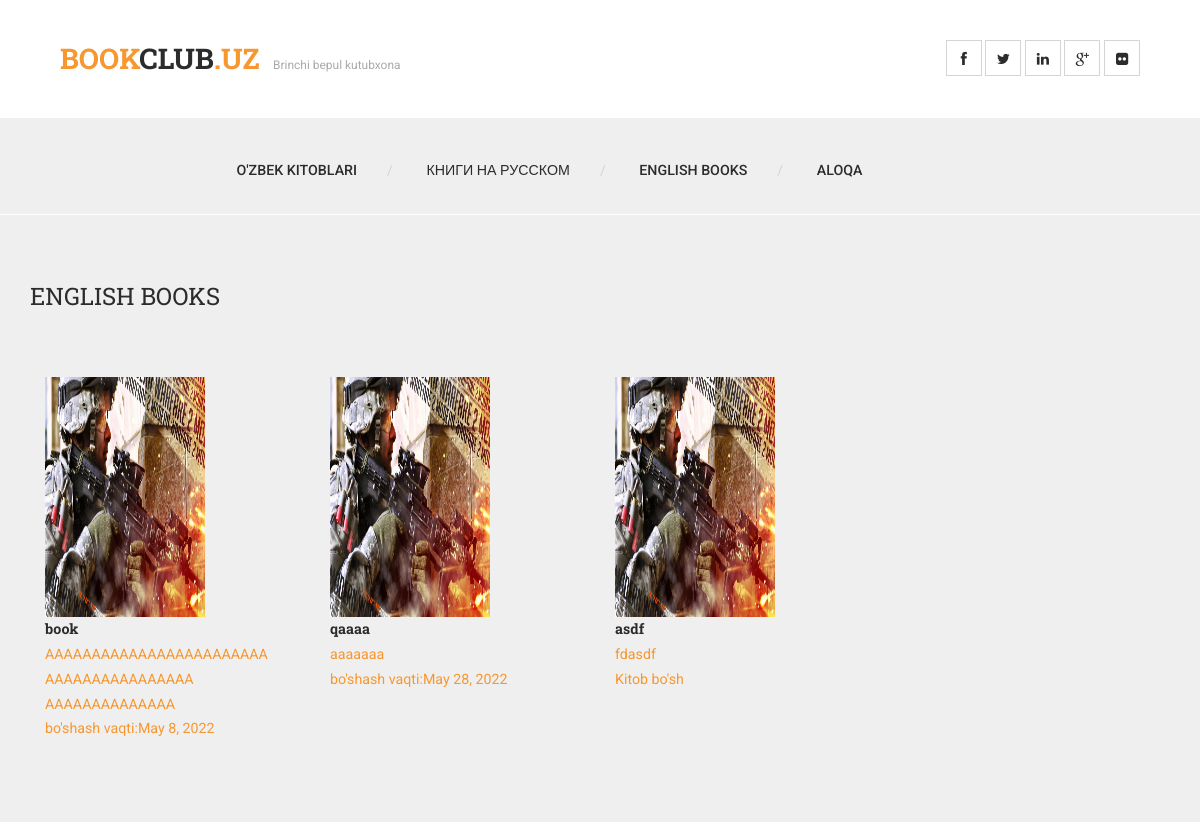
The app's page /eng, older data.
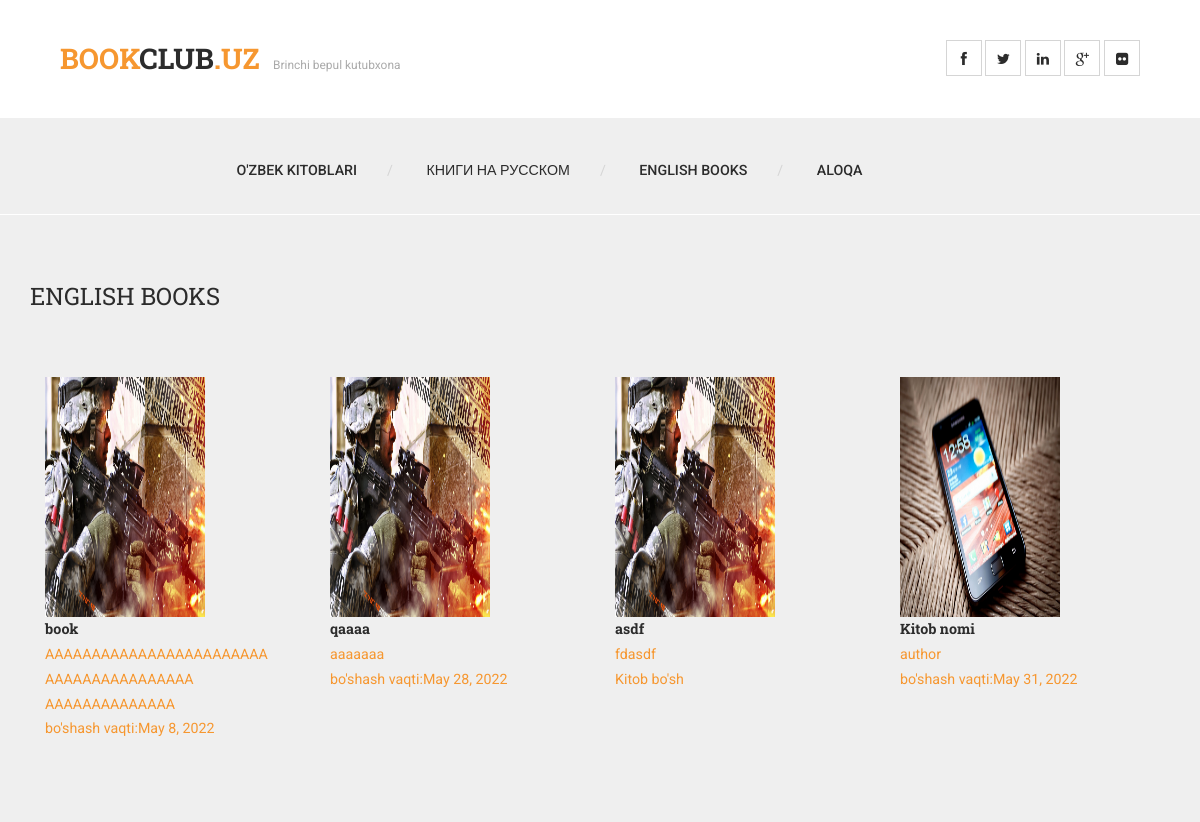
The same page, newer data.
### viewbooks/models.py (models this page shows, shortened)
class EngBooksModel(models.Model):
    title = models.CharField(max_length=255, blank=True, null=True)
    body = models.TextField(blank=True, null=True)
    image = models.ImageField(upload_to=upload_location, blank=True, null=True)
    b_date = models.DateField(blank=True, null=True)
    free = models.NullBooleanField(null=True)
    @property
    def imageURL(self):
        try:
            url = str(self.image.url)
        except:
            url = ''
        return url

### viewbooks/views.py (the view)
# urls.py: path('eng', EngBooksView.as_view(), name='eng'),
class EngBooksView(ListView):
    model = EngBooksModel
    template_name = 'eng.html'
    context_object_name = 'eng_list'

### viewbooks/templates/eng.html (shortened to what this page needs)
{% extends 'base.html' %}
{% load static %}
{% block content %}
<div class="content-wrapper">
	<div class="inner-container container">
		<div class="row">
			<div class="section-header col-md-12">
				<h2>English books</h2>
			</div>
		</div>
		{% for uzb in eng_list %}
	<a href= {% url 'books:engdetail' uzb.id %}>
		<div id="tm-gallery-page-pizza" class="tm-gallery-page">
			<article class="col-lg-3 col-md-4 col-sm-6 col-12 tm-gallery-item">
				<figure>
					<img src={{uzb.imageURL}} alt="Image" class="img-fluid tm-gallery-img" height=240 width=160 />
					<figcaption>
						<h4 class="tm-gallery-title">{{uzb.title}}</h4>
						<p class="tm-gallery-description">{{uzb.body}}</p>
						{% if uzb.free %}<p class="tm-gallery-price"  >Kitob bo'sh</p>
						{% else %}<p class="tm-gallery-price">bo'shash vaqti:{{uzb.b_date}}</p>
						{% endif %}
					</figcaption>
				</figure>
			</article>
		</div>
	</a>
		{% endfor %}
		<div class="row">
			<div class="col-md-12">
			</div>
		</div>
	</div>
</div>
{% endblock content %}

### templates/base.html
{% load static %}
{% include 'snippets/header.html' %}
{% block content %}
{% endblock content %}
{% include 'snippets/footer.html' %}

### templates/snippets/header.html (shortened to what this page needs)
<!DOCTYPE html>
{% load static %}
 <html class="no-js">
    <head>
        <link rel="stylesheet" href=" {% static 'css/bootstrap.css' %} ">
        <link rel="stylesheet" href="{% static 'css/font-awesome.css' %} ">
        <link rel="stylesheet" href="{% static 'css/animate.css' %} ">
        <link rel="stylesheet" href="{% static 'css/templatemo-misc.css' %} ">
        <link rel="stylesheet" href="{% static 'css/templatemo-style.css' %}">
    </head>
    <body>
        <header class="site-header container-fluid">
            <div class="top-header">
                <div class="logo col-md-6 col-sm-6">
                    <h1><a href="{% url 'books:uzb' %}"><em>BOOK</em>CLUB<em>.UZ</em></a></h1>
                    <span>Brinchi bepul kutubxona</span>
                </div>
                <div class="social-top col-md-6 col-sm-6">
                    <ul>
                        <li><a href="#" class="fa fa-facebook"></a></li>
                        <li><a href="#" class="fa fa-twitter"></a></li>
                        <li><a href="#" class="fa fa-linkedin"></a></li>
                        <li><a href="#" class="fa fa-google-plus"></a></li>
                        <li><a href="#" class="fa fa-flickr"></a></li>
                    </ul>
                </div>
            </div>
            <div class="main-header">
                <div class="row">
                    <div class="menu-wrapper col-md-9 col-sm-6 col-xs-4">
                        <ul class="sf-menu hidden-xs hidden-sm">
                            <li><a href="{% url 'books:uzb' %}">O'zbek kitoblari</a></li>
                            <li><a href="{% url 'books:rus' %}">Книги на русском</a></li>
                            <li><a href="{% url 'books:eng' %}">English books</a></li>
                            <li><a href="#" >Aloqa</a></li>
                        </ul>
                    </div>
                </div>
            </div>
        </header>

### templates/snippets/footer.html (shortened to what this page needs)
{% load static %}
</body>
</html>

### static/css/templatemo-style.css (style rules this page uses)
html, body, div, span, applet, object, iframe, h1, h2, h3, h4, h5, h6, p, blockquote, pre, a, abbr, acronym, address, big, cite, code, del, dfn, em, img, ins, kbd, q, s, samp, small, strike, strong, sub, sup, tt, var, b, u, i, center, dl, dt, dd, ol, ul, li, fieldset, form, label, legend, table, caption, tbody, tfoot, thead, tr, th, td, article, aside, canvas, details, embed, figure, figcaption, footer, header, hgroup, menu, nav, output, ruby, section, summary, time, mark, audio, video { margin: 0; padding: 0; border: 0; font-size: 100%; vertical-align: baseline; }
body { line-height: 1; }
ol, ul { list-style: none; }
html { font-size: 100%; -webkit-text-size-adjust: 100%; -ms-text-size-adjust: 100%; }
article, aside, details, figcaption, figure, footer, header, hgroup, nav, section, img { display: block; }
img { border: 0; -ms-interpolation-mode: bicubic; }
.top-header .logo span, .section-header span, .team-member span, .project-infos span.project-subtitle, .post-masonry .blog-body span, .blog-info span.blog-meta, .comment-body span { font-size: .84em; color: #aaaaaa; }
body { font-family: "Roboto", sans-serif; font-size: .89em; line-height: 1.75; color: #777777; background-color: #efefef; text-rendering: optimizeLegibility; }
a { color: #f69730; text-decoration: none; -webkit-transition: all 200ms ease-in-out; -moz-transition: all 200ms ease-in-out; transition: all 200ms ease-in-out; }
h1, h2, h3, h4, h5, h6 { font-family: "Roboto Slab", serif; color: #2c2c2c; }
*, *:before, *:after { -moz-box-sizing: border-box; -webkit-box-sizing: border-box; box-sizing: border-box; }
.site-header { position: relative; z-index: 8; }
a.btn-left, .top-header .social-top ul li a, .main-header .menu-wrapper a.toggle-menu { border: 1px solid #d5d5d5; width: 36px; height: 36px; line-height: 36px; text-align: center; display: inline-block; color: #2c2c2c; }
.top-header { width: 100%; overflow: hidden; background-color: white; }
.top-header .logo { padding: 34px 0 34px 60px; }
.top-header .logo h1 { display: inline-block; font-size: 2em; text-transform: uppercase; font-weight: 700; }
.top-header .logo h1 em { font-style: normal; color: #f69730; }
.top-header .logo span { margin-left: 10px; }
.top-header .social-top { padding: 40px 60px 40px 0; overflow: hidden; text-align: right; }
.top-header .social-top ul li { display: inline; }
.top-header a { color: #2c2c2c; }
.main-header { width: 100%; min-height: 96px; background-color: #efefef; padding: 30px 60px; }
.main-header .menu-wrapper { position: relative; z-index: 99; text-align: right; margin-top: 10px; }
.main-header .menu-wrapper ul li { display: inline; margin-left: 30px; position: relative; }
.main-header .menu-wrapper ul li:after { content: '/'; color: #d5d5d5; margin-left: 30px; }
.main-header .menu-wrapper ul li:last-child:after { content: ''; display: none; }
.main-header .menu-wrapper ul li a { text-transform: uppercase; font-weight: 500; padding: 30px 0; color: #2c2c2c; }
.container-fluid { padding: 0 !important; }
.content-wrapper { border-top: 1px solid white; background: #efefef; padding-bottom: 80px; }
.section-header { margin-top: 60px; margin-bottom: 60px; }
.section-header h2 { font-size: 24px; display: inline; text-transform: uppercase; font-weight: normal; }

Row changes from the older to the newer data that the page shows:
added EngBooksModel: imageURL (picture), title "Kitob nomi", body "author", b_date "May 31, 2022"
